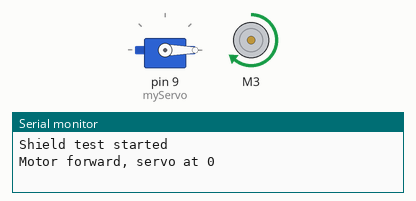
Recording of a sketch running on a simulated Arduino Uno, built with avr-gcc and run on an emulated ATmega328P. On the bench: servo, DC motor (green arrow = forward, orange = backward, longer = faster), the last lines printed to the serial monitor.

Above: at 0.05 s.
At 3.05 s:
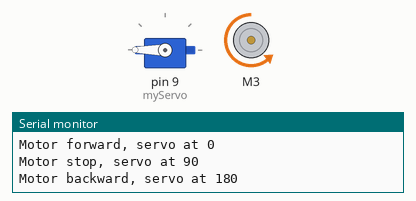
At 6.0 s:
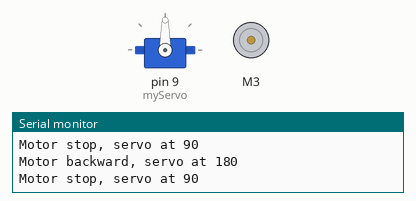
Timing chart, 0 to 7.8 s (numbered marks = the images above):
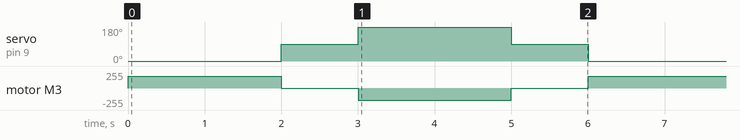

Measured:
- by itself, servo on pin 9 (myServo): repeats every 6.0 s: 180° 2.0 s, 90° 1.0 s, 0° 2.0 s, 90° 1.0 s
- by itself, motor M3: repeats every 6.0 s: stopped 1.0 s, backward 180/255 2.0 s, stopped 1.0 s, forward 180/255 2.0 s

The sketch:

09_motor_shield_servo.ino
```cpp
/*
  09 - Adafruit Motor Driver Shield (V1): motors + servo together
  Board: Arduino Uno

  Libraries required:
    - "Adafruit Motor Shield library" (V1, AFMotor.h) ... version 1.0.1
    - "Servo" (built into the Arduino IDE)

  What this shows:
    - One BO motor on M3
    - One servo on the shield's SERVO_2 header (this header uses pin 9)
    (The SERVO_1 header uses pin 10.)

  Power: connect an external 4.5V to 12V supply to the EXT_PWR terminal.
*/

#include <AFMotor.h>   // Library for the V1 motor shield
#include <Servo.h>     // Library for the servo

AF_DCMotor motor(3);   // Motor connected to the M3 terminal
Servo myServo;         // Create a servo object

void setup() {
  Serial.begin(9600);     // Start the Serial Monitor at 9600 baud
  myServo.attach(9);      // SERVO_2 header is wired to pin 9
  motor.setSpeed(180);    // Motor speed from 0 to 255
  Serial.println("Shield test started");
}

void loop() {
  Serial.println("Motor forward, servo at 0");
  myServo.write(0);       // Turn the servo to 0 degrees
  motor.run(FORWARD);     // Start the motor forward
  delay(2000);

  Serial.println("Motor stop, servo at 90");
  myServo.write(90);      // Turn the servo to 90 degrees
  motor.run(RELEASE);     // Stop the motor
  delay(1000);

  Serial.println("Motor backward, servo at 180");
  myServo.write(180);     // Turn the servo to 180 degrees
  motor.run(BACKWARD);    // Run the motor backward
  delay(2000);

  Serial.println("Motor stop, servo at 90");
  myServo.write(90);
  motor.run(RELEASE);
  delay(1000);
}
```
